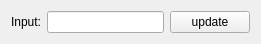
<?xml version="1.0" encoding="UTF-8"?>
<ui version="4.0">
 <class>Q::vtk::BET2Filter</class>
 <widget class="QWidget" name="Q::vtk::BET2Filter">
  <property name="geometry">
   <rect>
    <x>0</x>
    <y>0</y>
    <width>261</width>
    <height>38</height>
   </rect>
  </property>
  <property name="windowTitle">
   <string>QvtkBET2Filter</string>
  </property>
  <layout class="QHBoxLayout" name="horizontalLayout">
   <item>
    <widget class="QLabel" name="label">
     <property name="text">
      <string>Input:</string>
     </property>
    </widget>
   </item>
   <item>
    <widget class="QLineEdit" name="lineEditInput"/>
   </item>
   <item>
    <widget class="QPushButton" name="pushButtonUpdate">
     <property name="text">
      <string>update</string>
     </property>
    </widget>
   </item>
  </layout>
 </widget>
 <resources/>
 <connections/>
</ui>
